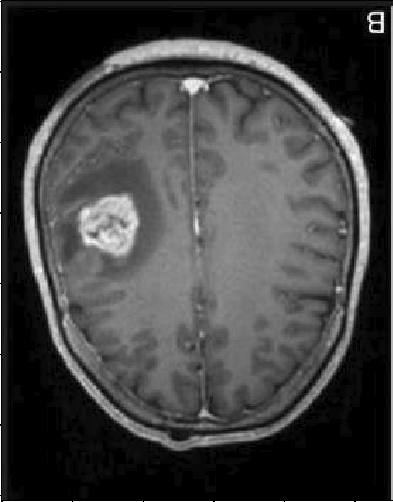
#> input picture 2 CUATRI/TBA/P2_SantiagoAlvarezGeanta/P2_src/Tumor1.png, 393 x 502 px
$ jupyter execute Clustering.ipynb
#> lines starting #> are read from the running program, lines starting #| are printed output that depends on the picture
# <center>  **<span style="font-size:80px;">Clustering</span>** </center>

# <center> Universidad de Alicante </center>
<p align="center"></p>
<br>

**Nombre:** Santiago Álvarez Geanta <br>
**Fecha:** 14 de marzo de 2025 <br>
**Grado:** Ingeniería en Inteligencia Artificial <br>
**Grupo:** 1 <br>

### Profesores
- Francisco Escolano Ruíz
- Ahmed Begga Hachlafi
<br>

## Librerías utilizadas

[cell 1]
import numpy as np
import matplotlib.pyplot as plt

from PIL import Image
from scipy import ndimage

# Ejercicio 1

[cell 2]
def generarDatosGaussianos(NUM_MUESTRAS=100, NUM_CLUSTERS=3, centros=None, varianza=0.5):
    """
    param:

    centros: lista con las coordenadas de cada centro
    """
#> called with NUM_MUESTRAS = 100, NUM_CLUSTERS = 6, varianza = 0.2

    X = list() # X: Dimension (NUM_MUESTRAS x 2): NUM_MUESTRAS puntos x 2 coordenadas (x, y)
    y = list() # y: Dimensión (NUM_MUESTRAS x 1): NUM_MUESTRAS puntos x 1 etiqueta

    for i in range(NUM_CLUSTERS):
        centro = centros[i]

        # Generamos los valores que siguen una distribución normal
        x_points = np.random.normal(loc= centro[0], scale=varianza, size=NUM_MUESTRAS)
        y_points = np.random.normal(loc= centro[1], scale=varianza, size=NUM_MUESTRAS)

        # Generamos las etiquetas para cada valor (cada etiqueta representa un cluster al que pertenece)
        etiquetas = np.full(NUM_MUESTRAS, i)

        # Nos inventamos una dimensión ficticia (ambas son de m x 1) para obtener una lista de m x 2
        point = np.concatenate((x_points[:, None], y_points[:, None]), axis=1)

        X.append(point)
        y.append(etiquetas)

    # Usamos np.(v/h)stack: de esta forma en vez de tener NUM_CLUSTERS arrays
    # tenemos UN SOLO solo array con los NUM_CLUSTERS arrays todos juntos
    # v: vertical, h: horizontal
    X = np.vstack(X)
    y = np.hstack(y)

    return X, y

[cell 3]
def visual(X, y, centros, NUM_CLUSTERS):
#> called with X = array of shape (600, 2), y = array of shape (600,), NUM_CLUSTERS = 6
    plt.figure(figsize=(11, 7))
    colors = ["red", "green", "blue", "cyan", "magenta", "yellow"]
    colors = colors[:NUM_CLUSTERS]

    for i, c in enumerate(colors):
        mask = (y==i) # filtramos por aquellos que pertenecen (etiqueta y) al cluster (i)

        # Puntos
        plt.scatter(x= X[mask, 0], y= X[mask, 1],
                    color= c, alpha=0.55, s=40,
                    label= f"Cluster {i+1}")


    plt.scatter(x=[c[0] for c in centros], y=[c[1] for c in centros],
                color="black", marker="x", s=70,
                label="Centro clusters")

    plt.legend()
    plt.show()

[cell 4]
centros= [[-2, -0.4], [1.4, 2], [1.2, -2], [0, 0.3], [-1.2, -2], [2, 0.4]]
NUM_CLUSTERS = len(centros)

X, y = generarDatosGaussianos(centros= centros, NUM_CLUSTERS= NUM_CLUSTERS, varianza=0.2)
visual(X= X, y= y, centros= centros, NUM_CLUSTERS= NUM_CLUSTERS)

# Ejercicio 2

[cell 5]
class DeterministicAnnealing:
    def __init__(self, n_clusters=3, T_min=0.01, T_max=5.0, epsilon=1e-6, max_iter=100, alpha= 1):
        """
        Implementación del algoritmo Deterministic Annealing para clustering.

        Parámetros:
        -----------
        n_clusters : int
            Número de clusters a encontrar
        T_min : float
            Temperatura mínima para detener el enfriamiento
        T_max : float
            Temperatura inicial
        epsilon : float
            Umbral de convergencia para la matriz de pertenencia
        max_iter : int
            Número máximo de iteraciones
        """
        self.n_clusters = n_clusters
        self.T_min = T_min
        self.T_max = T_max
        self.epsilon = epsilon
        self.max_iter = max_iter
        self.alpha = alpha
        self.centroids = None
        self.M = None  # Matriz de pertenencia

    def _calcular_distancia(self, X, centroides):
        """
        Calcula la matriz de distancias euclidianas al cuadrado entre puntos y centroides.

        Utilizamos la identidad: ||a-b||² = ||a||² + ||b||² - 2<a,b>
        donde <a,b> es el producto escalar.
        """

        # Shape = (i, j)
        # Al hacer la suma nos queda (i, ) -> al usar keepdims -> (i, 1)
        norma_X = np.sum(X**2, axis=1, keepdims=True)
        norma_centroides = np.sum(centroides**2, axis=1, keepdims=True)
        producto_escalar = np.dot(X, centroides.T) # np.dot hace multiplicación de filas (por eso usamos transpuesta)
        distancias = norma_X + norma_centroides.T - 2 * producto_escalar

        return np.maximum(distancias, 0)

    def _actualizar_pertenencia(self, X, centroides, T):
        """
        Actualiza la matriz de pertenencia (probabilidades).

        Esta es la parte clave del algoritmo deterministic annealing:
        la probabilidad de pertenencia depende de la distancia y la temperatura.
        """
        beta = 1/T
        D = self._calcular_distancia(X, centroides)
        numerador = np.exp(-beta * D)
        denominador = np.sum(numerador, axis=1, keepdims=True) + 1e-10 # 1e-10 para que nunca sea 0

        return numerador / denominador

    def _actualizar_centroides(self, X, M):
        """
        Actualiza las posiciones de los centroides basado en la matriz de pertenencia.

        Cada centroide se actualiza como un promedio ponderado de todos los puntos,
        donde los pesos son las probabilidades de pertenencia.
        """
        return (M.T @ X) / np.sum(M, axis=0, keepdims=True).T

    def fit(self, X):
        """
        Ajusta el modelo de Deterministic Annealing a los datos.

        Proceso:
        1. Inicializar centroides y temperatura
        2. Bucle principal de annealing:
           - Calcular matriz de pertenencia
           - Actualizar centroides
           - Reducir temperatura
           - Verificar convergencia
        """
        n_muestras, n_dimensiones = X.shape


        # Iniciamos con el bariocentro de los datos
        #self.centroids = np.mean(X, axis=0, keepdims=True)
        #self.centroids = np.repeat(self.centroids, self.n_clusters, axis=0)
        self.centroids = X[np.random.choice(X.shape[0], self.n_clusters, replace=False)]

        # Inicializar parámetros para el bucle
        t = 0  # Contador de iteraciones
        T = self.T_max  # Temperatura inicial
        convergencia = False
        M_anterior = np.ones((n_muestras, self.n_clusters)) / self.n_clusters

        # Bucle principal
        while not convergencia:
            # Actualizar matriz de pertenencia con temperatura actual
            self.M = self._actualizar_pertenencia(X, self.centroids, T)

            # Actualizar centroides
            self.centroids = self._actualizar_centroides(X, self.M)

            # Actualizar contador y temperatura
            t += 1
            T = 1 / np.log(1 + t)
            T *= self.alpha # Determina que tan rápido (alpha < 1) o lento (alpha > 1) decrece la temperatura

            # Verificar convergencia
            if T <= self.T_min or t >= self.max_iter or np.sum(np.abs(self.M - M_anterior)) <= self.epsilon:
                convergencia = True

            # Guardar matriz actual para próxima iteración
            M_anterior = self.M.copy()


        return self

    def predict(self, X):
        """
        Predice el cluster para cada punto en X.

        Retorna el índice del cluster con mayor probabilidad para cada punto.
        """
        M = self._actualizar_pertenencia(X, self.centroids, self.T_min)
        return np.argmax(M, axis=1)

    def fit_predict(self, X):
        """
        Ajusta el modelo y predice los clusters en un solo paso.
        """
        self.fit(X)
        return self.predict(X)

    def calcular_entropia_por_puntos(self):
        return -1 / len(self.M) * np.sum(self.M * np.log(self.M))

       # Calcular la entropía total para este número de clusters
    def calcular_entropia_por_cluster(self):
        lista_entropias = list()
        entropia_total = 0
        for i in range(self.n_clusters):
            p_c =  np.sum(self.M[:, i]) / len(self.M)
            p_x_dado_c = self.M[:, i] / np.sum(self.M[:, i])
            entropia_cluster = -np.sum(p_x_dado_c * np.log(p_x_dado_c + 1e-10))


            entropia_total = p_c * entropia_cluster
            lista_entropias.append(entropia_cluster)
        return entropia_total, np.array(lista_entropias)

# Función principal

[cell 6]
def main(configuraciones, T_alpha=1, NUM_MUESTRAS=100, max_iter=100, varianza=1, figname=None, plot= True, extra_title=""):

#> called with T_alpha = 1, NUM_MUESTRAS = 100, max_iter = 100, varianza = 0.5, figname = 'E3', plot = True, extra_title = 'Ejercicio 3'
    resultados = []

    for num_clusters, num_clusters_modelo in configuraciones:
        np.random.seed(42)
        centros = np.random.uniform(-1, 1, size=(num_clusters, 2))

        X, y = generarDatosGaussianos(NUM_MUESTRAS= NUM_MUESTRAS, NUM_CLUSTERS=num_clusters, centros=centros, varianza= varianza)
        modelo = DeterministicAnnealing(n_clusters=num_clusters_modelo, alpha= T_alpha, max_iter= max_iter)
        y_pred = modelo.fit_predict(X)

        resultados.append((X, y_pred, num_clusters, num_clusters_modelo, modelo.centroids))

    # Graficamos los resultados
    n = len(resultados)
    cols = int(n**0.5)
    if cols * cols < n:
        cols += 1
    rows = (n + cols - 1) // cols


    fig, axes = plt.subplots(rows, cols, figsize=(5 * cols, 5 * rows))

    if isinstance(axes, np.ndarray):
        axes = axes.ravel()
    else:
        axes = np.array([axes])


    for i, (X, y_pred, num_clusters, num_clusters_modelo, centroids) in enumerate(resultados):
        axes[i].scatter(X[:, 0], X[:, 1], c=y_pred, cmap= 'viridis', alpha=0.6)
        axes[i].scatter(centroids[:, 0], centroids[:, 1], c='red', marker='x', s=100, label='Centroides')
        axes[i].set_title(f"Datos con {num_clusters} clusters\nAlgoritmo con {num_clusters_modelo} clusters")
        axes[i].legend()
        axes[i].grid()

    if extra_title:
        fig.suptitle(extra_title, fontsize=16)

    plt.tight_layout(rect=[0, 0, 1, 1])
    plt.savefig("report_gfx/"+ figname + ".png")
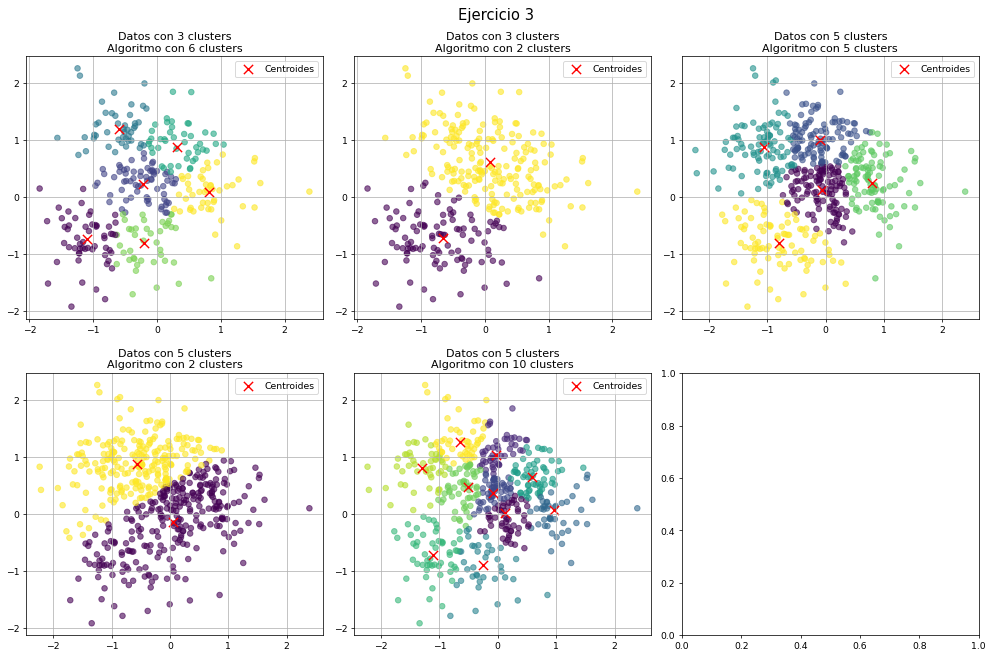
#> figure drawn by matplotlib, 5 panels

    if plot:
        plt.show()
    else:
        plt.close()

# Ejercicio 3

[cell 7]
configuraciones = [
    (3, 6), (3, 2), (5, 5), (5, 2), (5, 10)
]

main(configuraciones, extra_title= "Ejercicio 3", NUM_MUESTRAS=100, varianza=0.5, figname= "E3")

# Ejercicio 5

[cell 8]
def find_optimal_cluster(X, cluster_min=1, cluster_max=10, plot=True, umbral_mejora=0.1, figname="image"):

#> called with X = array of shape (300, 2), cluster_min = 1, cluster_max = 10, plot = True, umbral_mejora = 0.1, figname = './report_gfx/Elbow_near_centers3'
    lista_entropias = []
    clusters = list(range(cluster_min, cluster_max + 1))

    # Probamos los posibles clusters
    for cluster in clusters:
        modelo = DeterministicAnnealing(n_clusters=cluster)
        modelo.fit(X)

        # Obtenemos la entropía con un cluster en concreto
        entropia_total, _ = modelo.calcular_entropia_por_cluster()
        lista_entropias.append(entropia_total)

    # Calculamos cuánto mejoró la entropía (como si calculasemos un "error relativo")
    lista_mejoras = []
    for i in range(1, len(lista_entropias)):
        mejora_relativa = (lista_entropias[i-1] - lista_entropias[i]) / (lista_entropias[i-1] + 1e-10)
        lista_mejoras.append(mejora_relativa)

    # Clasificamos cuál obutvo la mayor mejora
    mejor_cluster = cluster_min
    for i in range(1, len(lista_mejoras)):
        if lista_mejoras[i] < umbral_mejora:
            mejor_cluster = clusters[i]
            break
    else:
        mejor_cluster = clusters[np.argmin(lista_entropias)]


    if plot:
        plt.figure(figsize=(8, 5))
        plt.plot(clusters, lista_entropias, 'bo-', label='Entropía total')
        plt.axvline(x=mejor_cluster, color='red', linestyle='--', label=f'k óptimo = {mejor_cluster}')

        plt.xlabel("Número de clusters")
        plt.ylabel("Entropía total")
        plt.title("Método del Codo basado en Entropía")
        plt.legend()
        plt.grid(True)
        plt.savefig(figname + ".png")
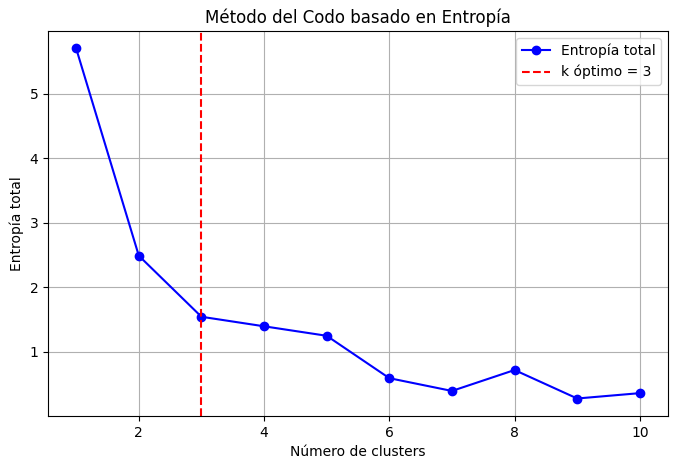
#> figure drawn by matplotlib, 1 panel; curve peaks at x = 1, y = 5.7

        plt.show()

[cell 9]
NUM_MUESTRAS = 100
centros = [[0, 0], [0.1, 0.1], [0.2, 0.2]]
NUM_CLUSTERS = len(centros)
varianza = 1

X, y = generarDatosGaussianos(NUM_MUESTRAS= NUM_MUESTRAS, NUM_CLUSTERS=NUM_CLUSTERS, centros=centros, varianza= varianza)
k_opt = find_optimal_cluster(X, cluster_min=1, cluster_max=10, figname=f"./report_gfx/Elbow_near_centers3")
print("Número óptimo de clusters:", k_opt)

# Ejercicio 6

[cell 10]
# Fijamos las semillas para reproducibilidad
np.random.seed(42)
# 1. Cargar una imagen
image = np.array(Image.open('Tumor1.png'))
#> image is the input picture: shape (502, 393, 4); mean R, G, B, A 66.3, 66.3, 66.3, 255

# 2. Preprocesamiento (opcional)
# Aplicar un filtro de mediana para reducir el ruido, cuando decimos ruido nos referimos a que haya demasiada variación en los colores de los píxeles
# en la imagen. Esto puede ayudar a mejorar la segmentación.
image_filtered = ndimage.median_filter(image, size=10) # ndimage.median_filter es una función de SciPy que aplica un filtro de mediana a la imagen. Le pasamos la imagen y el tamaño del filtro (10x10 píxeles en este caso). Esto significa que cada píxel en la imagen filtrada es reemplazado por la mediana de los píxeles en una vecindad de 10x10 píxeles alrededor de él.
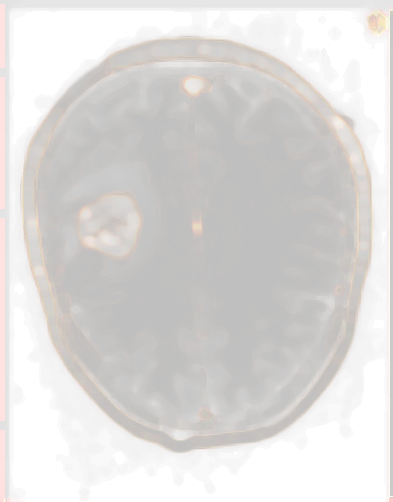
#> image_filtered: shape (502, 393, 4); mean R, G, B, A 83.9, 74.2, 70.4, 70.4; transparent parts drawn white
# 2.1 Mostramos la imagen original y la imagen filtrada
plt.figure(figsize=(10, 5))
plt.subplot(121), plt.imshow(image), plt.title('Original')
plt.subplot(122), plt.imshow(image_filtered), plt.title('Filtrada')
plt.show()
# 3. Reformatear la imagen para clustering
print("Shape de la imagen original:", image.shape)
#| Shape de la imagen original: (502, 393, 4)
pixel_values = image_filtered.reshape((-1, 3))
print("Shape de la imagen reformateada:", pixel_values.shape)
#| Shape de la imagen reformateada: (263048, 3)
pixel_values = np.float32(pixel_values)

# 4. Aplicar Deterministic Annealing
modelo = DeterministicAnnealing(n_clusters=5)
y_pred = modelo.fit_predict(pixel_values)
segmented_image = modelo.centroids[y_pred].reshape(image.shape).astype(np.uint8)
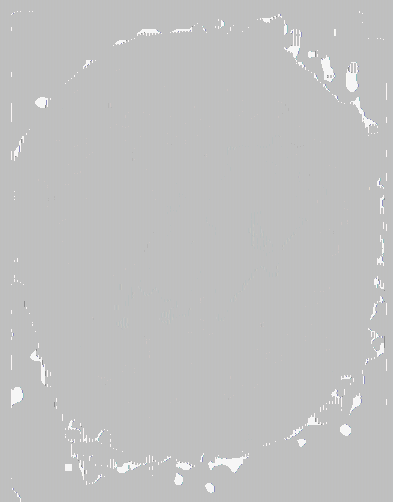
#> segmented_image: shape (502, 393, 4); mean R, G, B, A 115.5, 114.9, 114.9, 114.9; transparent parts drawn white


# 5. Visualizar los resultados
plt.figure(figsize=(15, 5))
plt.subplot(131), plt.imshow(image), plt.title('Original')
plt.subplot(132), plt.imshow(segmented_image), plt.title('Segmentada con DA')
plt.show()

# Testing utilizado en el Report

[cell 11]
# Descenso de Temperaturas (variando α)
configuraciones = [(5, 10)]

main(configuraciones, extra_title= "Descenso Normal de Temperatura (α=1)", NUM_MUESTRAS=200, varianza=0.5, figname= "NormalTemperature", plot= False)
#> call 2 of main, with T_alpha = 1, NUM_MUESTRAS = 200, max_iter = 100, varianza = 0.5, figname = 'NormalTemperature', plot = False, extra_title = 'Descenso Normal de Temperatura (α=1)'
#> in main (call 2), `plt.savefig("report_gfx/"+ figname + ".png")`:
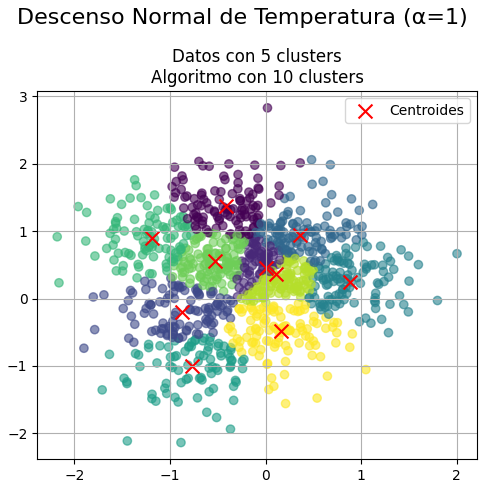
#> figure drawn by matplotlib, 1 panel
main(configuraciones, extra_title= "Descenso Rápido de Temperatura (α=1e-10)", NUM_MUESTRAS=200, T_alpha=1e-10, varianza=0.5, figname= "FastTemperature", plot= False)
#> call 3 of main, with T_alpha = 1e-10, NUM_MUESTRAS = 200, max_iter = 100, varianza = 0.5, figname = 'FastTemperature', plot = False, extra_title = 'Descenso Rápido de Temperatura (α=1e-10)'
#> in main (call 3), `plt.savefig("report_gfx/"+ figname + ".png")`:
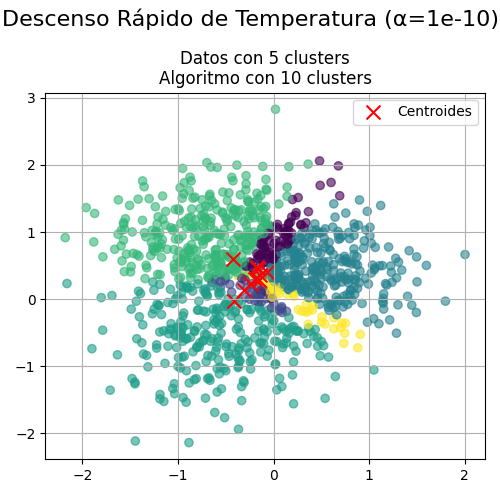
#> figure drawn by matplotlib, 1 panel
main(configuraciones, extra_title= "Descenso Lento de Temperatura (α=1e+10)", NUM_MUESTRAS=200, T_alpha=1e+10, varianza=0.5, figname= "SlowTemperature", plot= False)
#> call 4 of main, with T_alpha = 1e+10, NUM_MUESTRAS = 200, max_iter = 100, varianza = 0.5, figname = 'SlowTemperature', plot = False, extra_title = 'Descenso Lento de Temperatura (α=1e+10)'
#> in main (call 4), `plt.savefig("report_gfx/"+ figname + ".png")`:
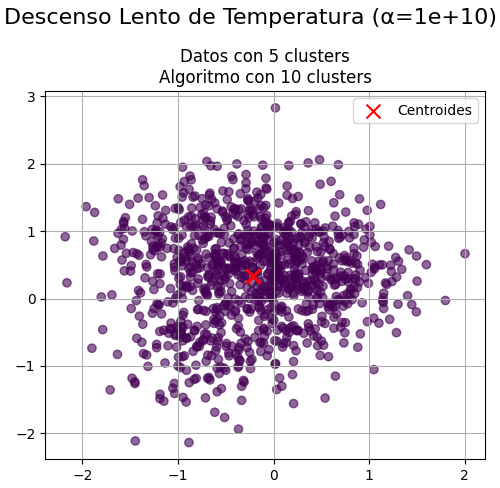
#> figure drawn by matplotlib, 1 panel

[cell 12]
# Inicialización de Clusters (variando α)
configuraciones = [(5, 5)]

#main(configuraciones, extra_title= "Inicialización Aleatoria de Clusters", NUM_MUESTRAS=200, varianza=0.5, figname= "AleatoryInit", plot= False)
#main(configuraciones, extra_title= "Inicialización Baricentro de Clusters", NUM_MUESTRAS=200, varianza=0.5, figname= "BaricenterInit", plot= False)

[cell 13]
# Número de iteraciones máximas
configuraciones = [(10, 10)]

main(configuraciones, extra_title= "5 - Iteraciones de Convergencia", NUM_MUESTRAS=200, max_iter=5, varianza=0.5, figname= "LowIterations", plot= False)
#> in main (call 5), `plt.savefig("report_gfx/"+ figname + ".png")`:
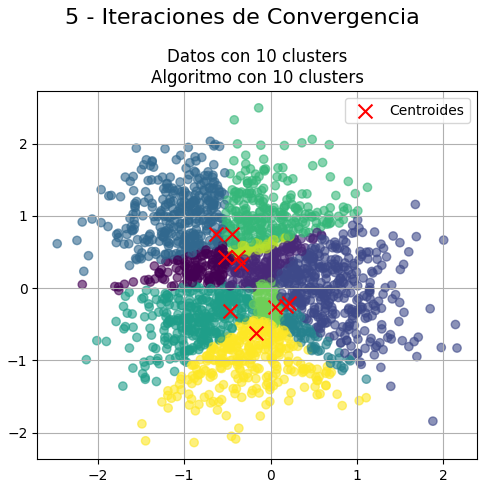
#> figure drawn by matplotlib, 1 panel
main(configuraciones, extra_title= "10 000 - Iteraciones de Convergencia", NUM_MUESTRAS=200, max_iter=10_000, varianza=0.5, figname= "HighIterations", plot= False)
#> in main (call 6), `plt.savefig("report_gfx/"+ figname + ".png")`:
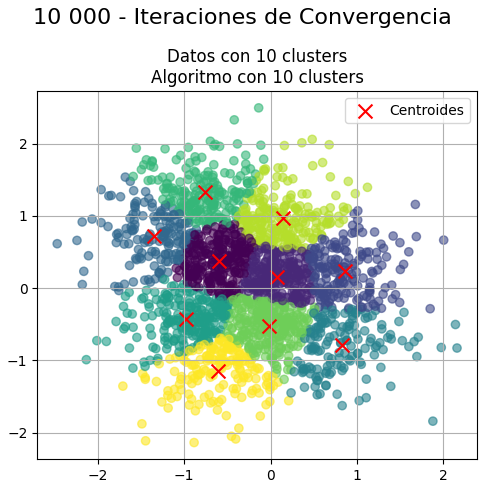
#> figure drawn by matplotlib, 1 panel

[cell 14]
# Varianza
configuraciones = [(30, 30), (10, 10)]

main(configuraciones, extra_title= "Varianza = 0.1", NUM_MUESTRAS=200,  varianza=0.1, figname= "LowStd", plot= False)
#> in main (call 7), `plt.savefig("report_gfx/"+ figname + ".png")`:
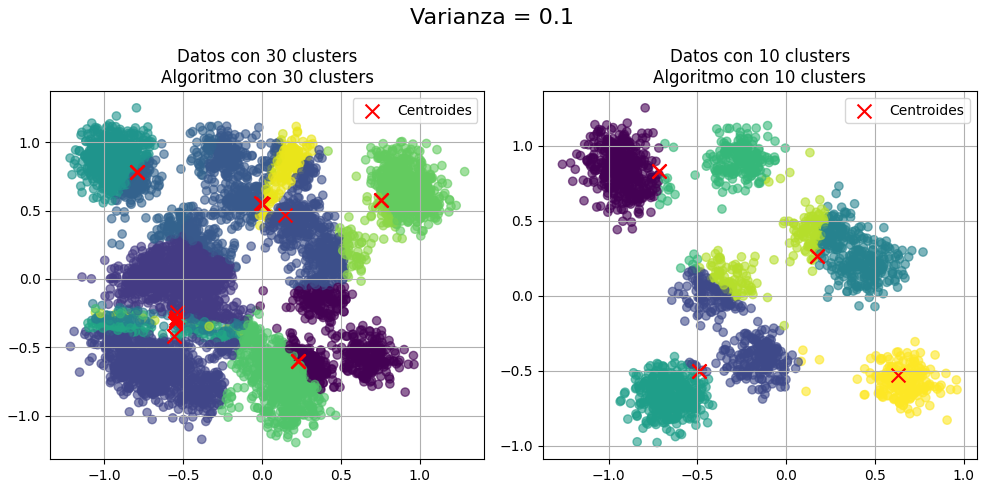
#> figure drawn by matplotlib, 2 panels
